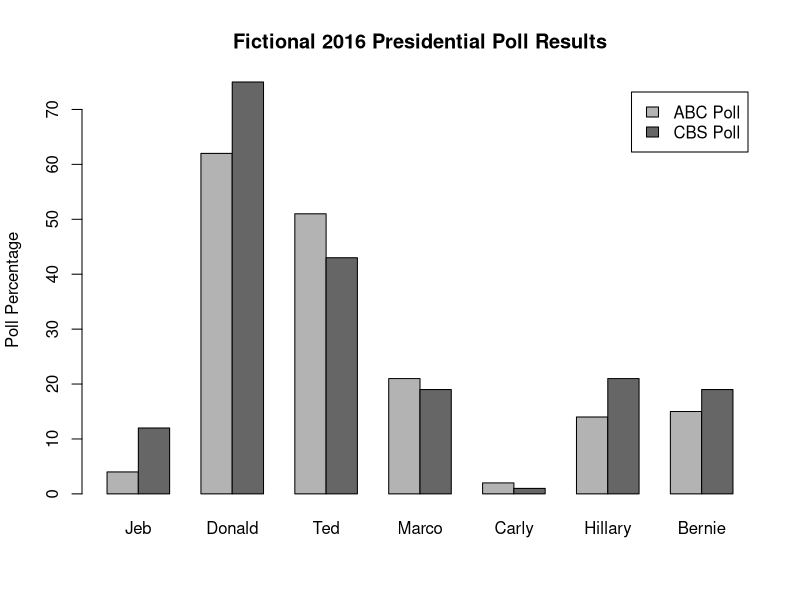

The R script that drew this image:

# Assignment 3 - Fictional 2016 Presidential Poll Data
# Note: This data is made up and does NOT reflect real election results

# Candidate names
Name <- c("Jeb", "Donald", "Ted", "Marco", "Carly", "Hillary", "Bernie")

# Poll results from ABC and CBS
ABC_poll <- c(4, 62, 51, 21, 2, 14, 15)
CBS_poll <- c(12, 75, 43, 19, 1, 21, 19)

# Combine data into a data frame
poll_data <- data.frame(Name, ABC_poll, CBS_poll)

# Add a column to compare differences between polls
poll_data$Difference <- CBS_poll - ABC_poll

# View the data
print(poll_data)

# Optional: Simple bar plot comparison
barplot(
  t(as.matrix(poll_data[, c("ABC_poll", "CBS_poll")])),
  beside = TRUE,
  names.arg = poll_data$Name,
  col = c("gray70", "gray40"),
  legend.text = c("ABC Poll", "CBS Poll"),
  main = "Fictional 2016 Presidential Poll Results",
  ylab = "Poll Percentage"
)
